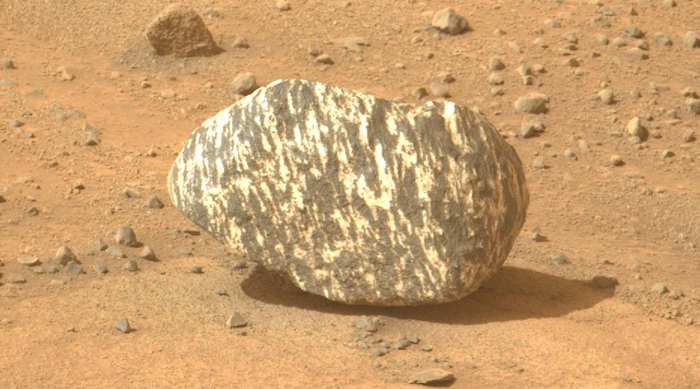
#> input picture simulation and training/rock.jpg, 1400 x 778 px (shown at 1/2 size)
$ python lif_mechanism_vizualization.py
#> lines starting #> are read from the running program, lines starting #| are printed output that depends on the picture; after the words box and inside, x2 and y2 are one past the last pixel; in counts of white or black regions, pixels touching at a corner belong together
import cv2
import numpy as np
import matplotlib.pyplot as plt

def analyze_neuron_forces(image_path, label):
    # 1. LOAD & RETINA FILTER
#> called with image_path = 'rock.jpg', label = 'Martian Rock'
    img = cv2.imread(image_path, cv2.IMREAD_GRAYSCALE)
#> img: shape (778, 1400); min 59, max 255, mean 166.7
    if img is None: return None, None, None, None
    img = cv2.resize(img, (64, 64))
#> img: shape (64, 64)

    # --- TUNING FIX 1: Stronger Blur ---
    # We increase the second blur to 15 (was 9).
    # This helps wash out small sand grains better.
    g1 = cv2.GaussianBlur(img, (3, 3), 0)
    g2 = cv2.GaussianBlur(img, (9, 9), 0)
    dog_response = cv2.absdiff(g1, g2)

    # --- TUNING FIX 2: Higher Threshold ---
    # We raise the bar from 15 to 35.
    # Only "Rock-hard" edges can pass now. Sand noise is blocked.
    active_pixels = np.where(dog_response > 15, 1, 0)
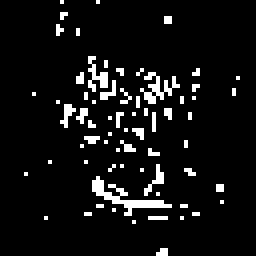
#> active_pixels: shape (64, 64) int64 (shown 4 times larger); values 0 (black) and 1 (white), 7% white in thin lines or dots, all inside (x1, y1, x2, y2) = (6, 0, 60, 64)

    # 2. GENERATE SPIKES
    duration_ms = 50
    input_spikes = np.zeros((active_pixels.size, duration_ms))
    flat_activity = active_pixels.flatten()
#> flat_activity = 4096 values, max 1 at index 15, min 0 at index 0, mean 0.0703

    for i in range(active_pixels.size):
        if flat_activity[i] == 1:
            input_spikes[i] = np.random.rand(duration_ms) < 0.25
        else:
            input_spikes[i] = np.random.rand(duration_ms) < 0.001

    # 3. RECORD INTERNAL FORCES
    v = 0
    tau = 10.0
    threshold = 5.0

    # --- TUNING FIX 3: Lower Weight ---
    # We lower the weight from 0.1 to 0.05.
    # This ensures that even if a few sand pixels leak through,
    # they aren't strong enough to cause a spike.
    w = 0.1

    trace_v = []
    trace_current = []
    trace_leak = []

    for t in range(duration_ms):
        # Calculate Forces
        I_in = np.sum(input_spikes[:, t]) * w
        leak = (-v / tau)

        # Update State
        dv = (-v + I_in) / tau
        v += dv

        # Record
        trace_v.append(v)
        trace_current.append(I_in)
        trace_leak.append(leak)
#> this loop made 50 passes
#> (I_in, leak, dv, v) on passes 2 to 13: (8.2, -0.071, 0.749, 1.46), (7.3, -0.146, 0.584, 2.04), (7.6, -0.204, 0.556, 2.6), (6.4, -0.26, 0.38, 2.98), (7.4, -0.298, 0.442, 3.42), (8.4, -0.342, 0.498, 3.92), (6.8, -0.392, 0.288, 4.21), (7.8, -0.421, 0.359, 4.57), (7.1, -0.457, 0.253, 4.82), (8.1, -0.482, 0.328, 5.15), (7.3, -0.515, 0.215, 5.36), (7.5, -0.536, 0.214, 5.58)
#> (I_in, dv, v) on pass 1: (7.1, 0.71, 0.71)
#> after the loop, trace_current = 50 values, max 9.2 at index 28, min 6 at index 45, mean 7.58; trace_leak = 50 values, max 0 at index 0, min -0.754 at index 40, mean -0.607; trace_v = 50 values, max 7.54 at index 39, min 0.71 at index 0, mean 6.23; v = 7.54

    return trace_current, trace_leak, trace_v

# --- EXECUTION ---
fig, axes = plt.subplots(3, 2, figsize=(14, 10), sharex=True)

# Run Analysis
rock_I, rock_L, rock_V = analyze_neuron_forces('rock.jpg', "Martian Rock")
#> rock_I has the same summary as trace_current in analyze_neuron_forces; rock_L has the same summary as trace_leak in analyze_neuron_forces; rock_V has the same summary as trace_v in analyze_neuron_forces
sand_I, sand_L, sand_V = analyze_neuron_forces('sand.jpg', "Martian Sand")
#> call 2 of analyze_neuron_forces, with image_path = 'sand.jpg', label = 'Martian Sand'
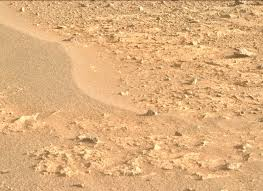
#> input picture simulation and training/sand.jpg, 263 x 191 px
#> in analyze_neuron_forces (call 2), `img = cv2.imread(image_path, cv2.IMREAD_GRAYSCALE)`:
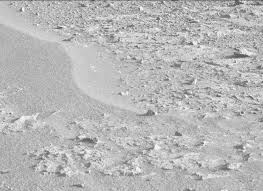
#> img: shape (191, 263); min 74, max 255, mean 184.2
#> in analyze_neuron_forces (call 2), `g1 = cv2.GaussianBlur(img, (3, 3), 0)`:
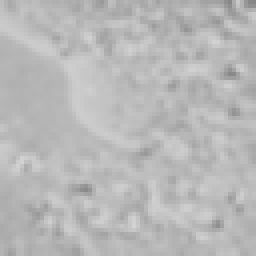
#> g1: shape (64, 64) (shown 4 times larger); min 133, max 211, mean 184.4
#> in analyze_neuron_forces (call 2), `dog_response = cv2.absdiff(g1, g2)`:
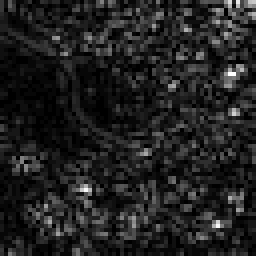
#> dog_response: shape (64, 64) (shown 4 times larger); min 0, max 32, mean 4.2; drawn with min black and max white
#> in analyze_neuron_forces (call 2), `active_pixels = np.where(dog_response > 15, 1, 0)`:
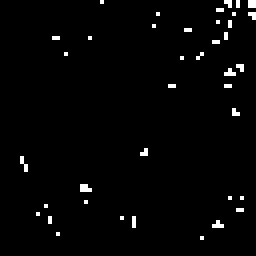
#> active_pixels: shape (64, 64) int64 (shown 4 times larger); values 0 (black) and 1 (white), 1.9% white in thin lines or dots, all inside (x1, y1, x2, y2) = (5, 0, 64, 60)
#> in analyze_neuron_forces (call 2), `flat_activity = active_pixels.flatten()`: flat_activity = 4096 values, max 1 at index 25, min 0 at index 0, mean 0.0193
#> the loop in analyze_neuron_forces (call 2), `for t in range(duration_ms):` made 50 passes
#> (I_in, leak, dv, v) on passes 2 to 13: (3.5, -0.019, 0.331, 0.521), (1.8, -0.0521, 0.128, 0.649), (2.5, -0.0649, 0.185, 0.834), (1.8, -0.0834, 0.0966, 0.931), (1.8, -0.0931, 0.0869, 1.02), (2.2, -0.102, 0.118, 1.14), (2.8, -0.114, 0.166, 1.3), (2.7, -0.13, 0.14, 1.44), (1.6, -0.144, 0.0158, 1.46), (2.3, -0.146, 0.0842, 1.54), (1.9, -0.154, 0.0358, 1.58), (2.5, -0.158, 0.0922, 1.67)
#> (I_in, dv, v) on pass 1: (1.9, 0.19, 0.19)
#> after the loop in analyze_neuron_forces (call 2), `for t in range(duration_ms):`: trace_current = 50 values, max 3.5 at index 1, min 1.2 at index 44, mean 2.34; trace_leak = 50 values, max 0 at index 0, min -0.241 at index 34, mean -0.188; trace_v = 50 values, max 2.41 at index 33, min 0.19 at index 0, mean 1.93; v = 2.29
#> sand_I has the same summary as trace_current in analyze_neuron_forces; sand_L has the same summary as trace_leak in analyze_neuron_forces; sand_V has the same summary as trace_v in analyze_neuron_forces

if rock_I is not None:
    time = np.arange(50)

    # --- ROCK COLUMN (Left) ---
    axes[0, 0].set_title("Martian ROCK: Internal Forces", fontsize=14, fontweight='bold')
    axes[0, 0].fill_between(time, 0, rock_I, color='green', alpha=0.3, label='Input Current (+)')
    axes[0, 0].plot(time, rock_I, color='green')
    axes[0, 0].fill_between(time, 0, rock_L, color='red', alpha=0.3, label='Leakage (-)')
    axes[0, 0].plot(time, rock_L, color='red', linestyle='--')
    axes[0, 0].grid(True, alpha=0.3)
    axes[0, 0].legend(loc='upper left')
    axes[0, 0].set_ylabel("Force (dV)")

    # Force Y-Limits to be consistent
    axes[0, 0].set_ylim(-8, 12)

    # Net Change
    net_force_rock = np.array(rock_I) + np.array(rock_L)
#> net_force_rock = 50 values, max 8.48 at index 28, min 5.25 at index 45, mean 6.97
    axes[1, 0].plot(time, net_force_rock, color='black', linewidth=1)
    axes[1, 0].fill_between(time, 0, net_force_rock, where=(net_force_rock>0), color='blue', alpha=0.1)
    axes[1, 0].set_ylabel("Net Change (dV)")
    axes[1, 0].grid(True, alpha=0.3)
    axes[1, 0].set_ylim(-2, 8)
    axes[1, 0].set_title("Net Voltage Change (dV)")

    # Result
    axes[2, 0].plot(time, rock_V, color='blue', linewidth=3)
    axes[2, 0].axhline(5.0, color='red', linestyle='--', label='Threshold')
    axes[2, 0].text(5, 5.5, "SPIKE TRIGGERED", color='red', fontweight='bold')
    axes[2, 0].set_ylabel("Membrane Potential (V)")
    axes[2, 0].set_ylim(0, 10)
    axes[2, 0].grid(True, alpha=0.3)
    axes[2, 0].set_xlabel("Time (ms)")

    # --- SAND COLUMN (Right) ---
    axes[0, 1].set_title("Martian SAND: Internal Forces", fontsize=14, fontweight='bold')
    axes[0, 1].fill_between(time, 0, sand_I, color='green', alpha=0.3)
    axes[0, 1].plot(time, sand_I, color='green')
    axes[0, 1].fill_between(time, 0, sand_L, color='red', alpha=0.3)
    axes[0, 1].plot(time, sand_L, color='red', linestyle='--')
    axes[0, 1].grid(True, alpha=0.3)
    axes[0, 1].set_ylim(-8, 12) # Match Rock
    axes[0, 1].text(10, 1, "Negligible Input", color='green', fontsize=10)

    # Net Change
    net_force_sand = np.array(sand_I) + np.array(sand_L)
#> net_force_sand = 50 values, max 3.48 at index 1, min 0.969 at index 44, mean 2.15
    axes[1, 1].plot(time, net_force_sand, color='black', linewidth=1)
    axes[1, 1].grid(True, alpha=0.3)
    axes[1, 1].set_ylim(-2, 8) # Match Rock
    axes[1, 1].set_title("Net Voltage Change (dV)")

    # Result
    axes[2, 1].plot(time, sand_V, color='blue', linewidth=3)
    axes[2, 1].axhline(5.0, color='red', linestyle='--')

    # Dynamic Check for Label
    if max(sand_V) < 5.0:
        axes[2, 1].text(5, 5.5, "SILENT (Energy Saved)", color='blue', fontweight='bold')
    else:
        axes[2, 1].text(5, 5.5, "ERROR: STILL SPIKING", color='red', fontweight='bold')

    axes[2, 1].set_ylabel("Membrane Potential (V)")
    axes[2, 1].set_ylim(0, 10)
    axes[2, 1].grid(True, alpha=0.3)
    axes[2, 1].set_xlabel("Time (ms)")

    plt.tight_layout()
    plt.show()
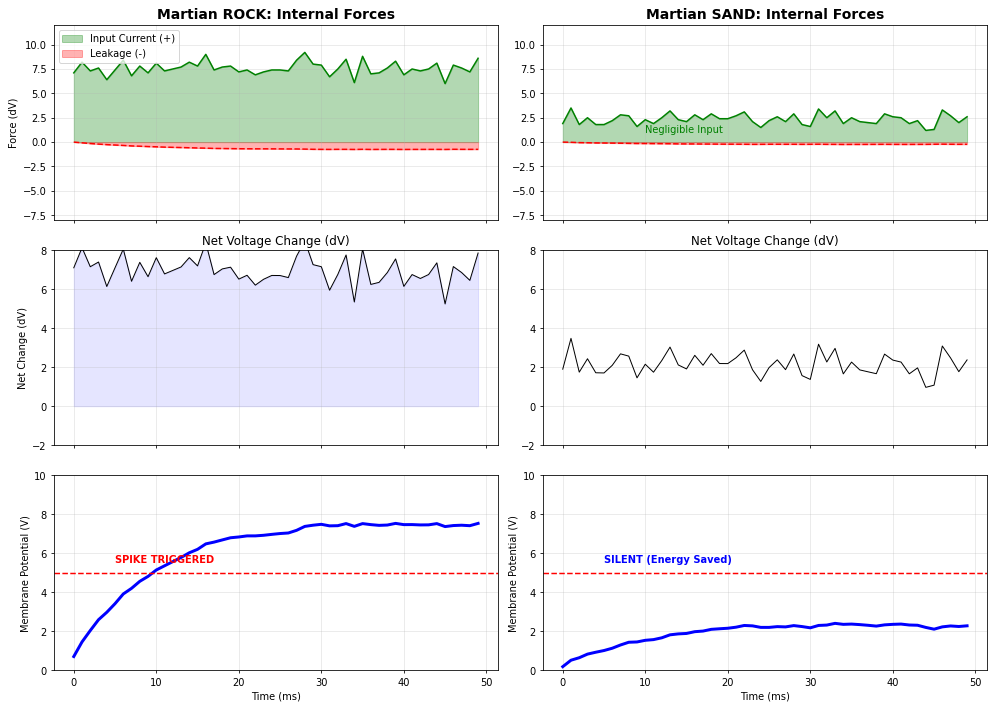
#> figure drawn by matplotlib, 6 panels; panel 5: curve peaks at x = 39, y = 7.54; panel 6: curve peaks at x = 33, y = 2.41
else:
    print("Images not found.")
